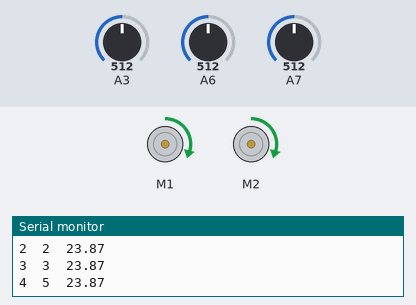
Bench run of a sketch on a simulated Arduino Nano, built with avr-gcc and run on an emulated ATmega328P. Shown: 2 × DC motor (green arrow = forward, orange = backward, longer = faster), the last lines printed to the serial monitor. Inputs (shaded band) come from the test bench; at power-on: A3 = 512, A7 = 512, A6 = 512.

Above: at 2.64 s.
3.8 s: A3 set to 710
5.5 s: A3 set to 689
At 6.4 s:
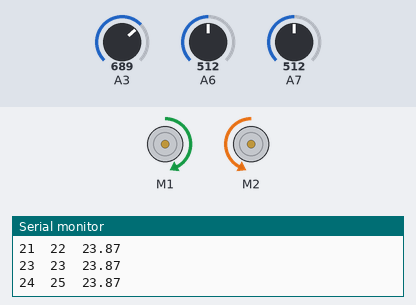
8.5 s: A7 set to 710
At 10.3 s:
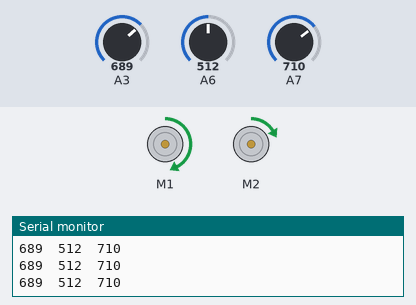
10.8 s: A7 set to 691
At 11.9 s:
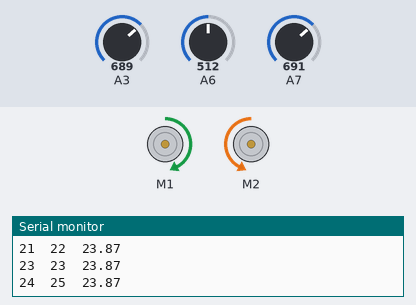
13.8 s: A6 set to 1023
16.8 s: A6 set to 709
18.3 s: A6 set to 692
At 19.4 s:
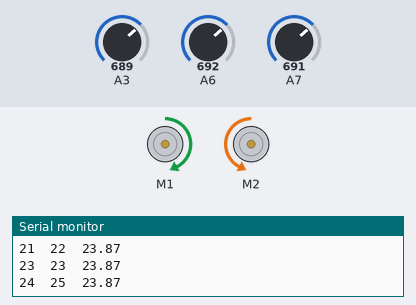
Timing chart, 0 to 22.3 s (numbered marks = the images above; inputs shaded):
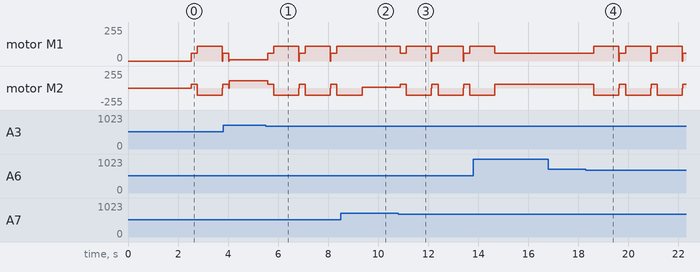

Measured:
- the behaviour switches between 700 and 699 on A7 (found by bisection; images 2 and 3)
- after the input at 5.5 s, motor M1: alternates forward 109/255 for 1.0 s and forward 59/255 for 0.26 s, starting after 0.08 s; motor M2: alternates backward 109/255 for 1.0 s and forward 59/255 for 0.26 s, starting after 0.08 s
- after the input at 8.5 s, motor M1: stays forward 109/255 (without the input it goes to stopped after 0.85 s)
- after the input at 10.8 s, motor M1: alternates forward 109/255 for 1.0 s and forward 59/255 for 0.26 s, starting after 0.08 s; motor M2: alternates backward 109/255 for 1.0 s and forward 59/255 for 0.26 s, starting after 0.08 s
- after the input at 18.3 s, motor M1: forward 59/255 → forward 109/255 after 0.32 s, then repeats every 1.3 s: stopped 0.02 s, forward 59/255 0.24 s, forward 109/255 1.0 s; motor M2: forward 59/255 → backward 109/255 after 0.32 s, then repeats every 1.3 s: stopped 0.02 s, forward 59/255 0.24 s, backward 109/255 1.0 s

The sketch:

MazeLineSolver2.ino
```cpp
/***********************************************************************
* Author: Elena Chong
* Last time modified: February 7th, 2016
* Description: Maze Line Solver Vr 1.1 for the RedBot
* Initial line following code from SparkFun Electronics RedBot Library Examples.
***********************************************************************/
#include <RedBot.h>
RedBotSensor left = RedBotSensor(A3);   // initialize a left sensor object on A3
RedBotSensor center = RedBotSensor(A6); // initialize a center sensor object on A6
RedBotSensor right = RedBotSensor(A7);  // initialize a right sensor object on A7

#define THRESHOLD 700
#define SPEED 60  // sets the nominal speed. Set to any number from 0 - 255.
#define USPEED 110
#define UDELAY 1000

RedBotEncoder encoder = RedBotEncoder(A2, 10);  // initializes encoder on pins A2 and 10
RedBotMotors motors;
int leftSpeed;   // variable used to store the leftMotor speed
int rightSpeed;  // variable used to store the rightMotor speed
int countsPerRev = 192;   // 4 pairs of N-S x 48:1 gearbox = 192 ticks per wheel rev
float wheelDiam = 2.56;  // diam = 65mm / 25.4 mm/in
float wheelCirc = PI*wheelDiam;  // Redbot wheel circumference = pi*D
int lCount; // variables used to store the left and right encoder counts.
int rCount;
int count =0;
int leftAvg;
int rightAvg;
int centerAvg;
boolean uReverse = false;


enum state { // States
	start,        // 0
	straight,     // 1
	turnLeft,     // 2
	turnRight,    // 3
	uTurn,        // 4
	decideLeft,   // 5
	decideRight,  // 6
	finished      // 7
};
state nextState = start;
state prevState = start;

void setup()
{
	Serial.begin(9600);
	delay(2000);
	Serial.println("IR Sensor Readings: ");
	delay(500);
}

void loop()
{
	Serial.print(left.read());
	Serial.print("\t");  // tab character
	Serial.print(center.read());
	Serial.print("\t");  // tab character
	Serial.print(right.read());
	Serial.println();

	// if on the line drive left and right at the same speed (left is CCW / right is CW)
	if (centerSensors() > THRESHOLD)
	{
		leftSpeed = -SPEED;
		rightSpeed = SPEED;
	}
	// if the line is under the right sensor, adjust relative speeds to turn to the right
	if (rightSensors() > THRESHOLD)
	{
		leftSpeed = -(SPEED + 50);
		rightSpeed = SPEED - 50;
	}

	// if the line is under the left sensor, adjust relative speeds to turn to the left
	if (leftSensors() > THRESHOLD)
	{
		leftSpeed = -(SPEED - 50);
		rightSpeed = SPEED + 50;
	}

	// if finish point, then stop
	if ((leftSensors() > THRESHOLD) && (centerSensors() > THRESHOLD) && (rightSensors() > THRESHOLD))
	{
		while ((leftSensors() > THRESHOLD) && (centerSensors() > THRESHOLD) && (rightSensors() > THRESHOLD)) {
			Serial.println("looping");
			leftSpeed = -SPEED - 20;
			rightSpeed = -SPEED;
			motors.leftMotor(leftSpeed);
			motors.rightMotor(rightSpeed);
		}
	}
	// if dead-end, then U-Turn
	// STILL NOT WORKING PROPERLY
	if ((leftSensors() < THRESHOLD) && (centerSensors() < THRESHOLD) && (rightSensors() < THRESHOLD)) {
		driveDistance(1, -SPEED, SPEED);
		if ((leftSensors() < THRESHOLD) && (centerSensors() < THRESHOLD) && (rightSensors() < THRESHOLD)) {
			leftSpeed = -USPEED;
			rightSpeed = -USPEED;
			motors.leftMotor(leftSpeed);
			motors.rightMotor(rightSpeed);
			delay(UDELAY);
			motors.brake();
		}
	}
	else {
		motors.leftMotor(leftSpeed);
		motors.rightMotor(rightSpeed);

	}

	delay(0);  // add a delay to decrease sensitivity.
}

int centerSensors() {
	int centerS;

	for (int i = 0; i < 5; i++) {
		centerS = centerS + center.read();
	}
	return centerAvg = centerS / 5;
}
int rightSensors() {
	int rightS;

	for (int i = 0; i < 5; i++) {
		rightS = rightS + right.read();
	}
	return rightAvg = rightS / 5;
}
int leftSensors() {
	int leftS;

	for (int i = 0; i < 5; i++) {
		leftS = leftS + left.read();
	}
	return leftAvg = leftS / 5;
}

/********************************************
* Go forward an inch to decide next movement.
*/
void goForwardDecide() {
	// move forward and decide based on values read.
	Serial.println("Move forward an inch");
	driveDistance(1, -SPEED, SPEED); //drive forward an inch
	delay(200); //delay
	if ((right.read() < THRESHOLD) && (center.read() < THRESHOLD) && (left.read() < THRESHOLD)) {
		//right turn
		leftSpeed = -(SPEED + 20);
		rightSpeed = SPEED - 20;
	}
	else if ((right.read() < THRESHOLD) && (center.read() > THRESHOLD) && (left.read() < THRESHOLD)) {
		leftSpeed = -SPEED;
		rightSpeed = SPEED;
	}
	//else {
	//	leftSpeed = 0;
	//	rightSpeed = 0;
	//}
	delay(200);
	driveDistance(1, SPEED, -SPEED);
	delay(200);
		motors.leftMotor(leftSpeed);
		motors.rightMotor(rightSpeed);
	delay(1000);
	motors.brake();
}

/**
* Drive distance function from RedBot library examples
* distance in inches
* leftPower must be negative to drive forward
* rightPower must be positive to drive forward
*/
void driveDistance(float distance, int leftPower, int rightPower)
{
	long lCount = 0;
	long rCount = 0;
	float numRev;
	// debug
	Serial.print("driveDistance() ");
	Serial.print(distance);
	Serial.print(" inches at ");
	Serial.print(leftPower);
	Serial.println(" left power.");
	Serial.print(rightPower);
	Serial.println(" right power.");
	numRev = (float)distance / wheelCirc;
	Serial.println(numRev, 3);
	encoder.clearEnc(BOTH);  // clear the encoder count
	motors.leftMotor(leftPower);
	motors.rightMotor(rightPower);

	while (abs(lCount) < numRev*countsPerRev)
	{
		// while the left encoder is less than the target count -- debug print
		// the encoder values and wait -- this is a holding loop.
		lCount = encoder.getTicks(LEFT);
		rCount = encoder.getTicks(RIGHT);
		Serial.print(lCount);
		Serial.print("\t");
		Serial.print(rCount);
		Serial.print("\t");
		Serial.println(numRev*countsPerRev);
	}
	// now apply "brakes" to stop the motors.
	motors.brake();
}
```
